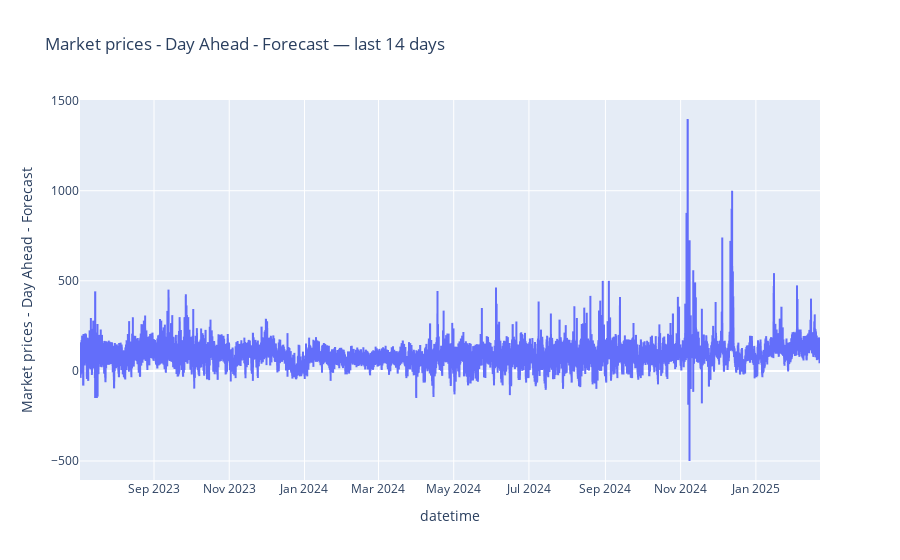

Write notebook code for a chart like this one.
### Code cell
import plotly.express as px

# Ensure sorted by time
df = df.sort_index()

# Slice to last 14 days based on the latest timestamp present
end = df.index.max()
start = end - pd.Timedelta(days=600)
df_14 = df.loc[start:end]

# Plot
col = df_14.columns[0]
fig = px.line(df_14, x=df_14.index, y=col,
              title=f"{col} — last 14 days",
              labels={"x": "Time", col: col})

fig.show()

### Figure 1 — Plotly figure (JSON) as saved in the notebook; plotly's stock layout.template omitted (floating-point values rounded to 4 significant figures; data arrays with more than 128 entries replaced by an {"elided": "..."} marker saying what was removed)
{"data": [{"hovertemplate": "datetime=%{x}<br>Market prices - Day Ahead - Forecast=%{y}<extra></extra>", "legendgroup": "", "line": {"color": "#636efa", "dash": "solid"}, "marker": {"symbol": "circle"}, "mode": "lines", "name": "", "showlegend": false, "type": "scattergl", "x": {"elided": "57270 str values"}, "xaxis": "x", "y": {"elided": "57270 float values"}, "yaxis": "y"}], "layout": {"legend": {"tracegroupgap": 0}, "title": {"text": "Market prices - Day Ahead - Forecast — last 14 days"}, "xaxis": {"anchor": "y", "domain": [0, 1], "title": {"text": "datetime"}}, "yaxis": {"anchor": "x", "domain": [0, 1], "title": {"text": "Market prices - Day Ahead - Forecast"}}}}
